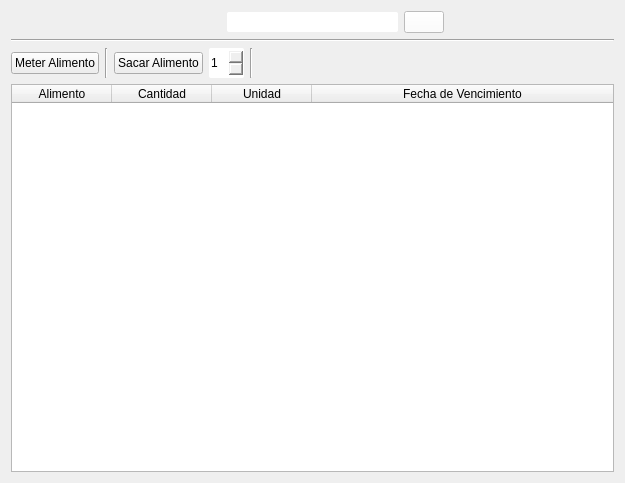
<?xml version="1.0" encoding="UTF-8"?>
<ui version="4.0">
 <class>FoodWidget</class>
 <widget class="QWidget" name="FoodWidget">
  <property name="geometry">
   <rect>
    <x>0</x>
    <y>0</y>
    <width>625</width>
    <height>483</height>
   </rect>
  </property>
  <property name="windowTitle">
   <string>Form</string>
  </property>
  <layout class="QVBoxLayout" name="verticalLayout">
   <item>
    <layout class="QHBoxLayout" name="horizontalLayout">
     <item>
      <widget class="QPushButton" name="homeButton">
       <property name="styleSheet">
        <string notr="true"/>
       </property>
       <property name="text">
        <string/>
       </property>
       <property name="icon">
        <iconset resource="res.qrc">
         <normaloff>:/res/homeicon.png</normaloff>:/res/homeicon.png</iconset>
       </property>
       <property name="iconSize">
        <size>
         <width>60</width>
         <height>60</height>
        </size>
       </property>
       <property name="flat">
        <bool>true</bool>
       </property>
      </widget>
     </item>
     <item>
      <spacer name="horizontalSpacer">
       <property name="orientation">
        <enum>Qt::Horizontal</enum>
       </property>
       <property name="sizeHint" stdset="0">
        <size>
         <width>40</width>
         <height>20</height>
        </size>
       </property>
      </spacer>
     </item>
     <item>
      <widget class="QLineEdit" name="searchLine">
       <property name="minimumSize">
        <size>
         <width>0</width>
         <height>20</height>
        </size>
       </property>
       <property name="styleSheet">
        <string notr="true">border-radius: 2px;</string>
       </property>
      </widget>
     </item>
     <item>
      <widget class="QPushButton" name="searchButton">
       <property name="enabled">
        <bool>true</bool>
       </property>
       <property name="minimumSize">
        <size>
         <width>20</width>
         <height>20</height>
        </size>
       </property>
       <property name="styleSheet">
        <string notr="true">background-color: rgba(255, 255, 255, 230);</string>
       </property>
       <property name="text">
        <string/>
       </property>
       <property name="icon">
        <iconset resource="res.qrc">
         <normaloff>:/res/searchicon.png</normaloff>:/res/searchicon.png</iconset>
       </property>
       <property name="flat">
        <bool>false</bool>
       </property>
      </widget>
     </item>
     <item>
      <spacer name="horizontalSpacer_3">
       <property name="orientation">
        <enum>Qt::Horizontal</enum>
       </property>
       <property name="sizeHint" stdset="0">
        <size>
         <width>40</width>
         <height>20</height>
        </size>
       </property>
      </spacer>
     </item>
    </layout>
   </item>
   <item>
    <widget class="Line" name="line">
     <property name="orientation">
      <enum>Qt::Horizontal</enum>
     </property>
    </widget>
   </item>
   <item>
    <layout class="QHBoxLayout" name="horizontalLayout_2">
     <item>
      <widget class="QPushButton" name="addFoodButton">
       <property name="text">
        <string>Meter Alimento</string>
       </property>
       <property name="icon">
        <iconset resource="res.qrc">
         <normaloff>:/res/insertfridgeicon.png</normaloff>:/res/insertfridgeicon.png</iconset>
       </property>
       <property name="iconSize">
        <size>
         <width>32</width>
         <height>32</height>
        </size>
       </property>
      </widget>
     </item>
     <item>
      <widget class="Line" name="line_2">
       <property name="orientation">
        <enum>Qt::Vertical</enum>
       </property>
      </widget>
     </item>
     <item>
      <widget class="QPushButton" name="removeFoodButton">
       <property name="text">
        <string>Sacar Alimento</string>
       </property>
       <property name="icon">
        <iconset resource="res.qrc">
         <normaloff>:/res/removefridgeicon.png</normaloff>:/res/removefridgeicon.png</iconset>
       </property>
       <property name="iconSize">
        <size>
         <width>32</width>
         <height>32</height>
        </size>
       </property>
      </widget>
     </item>
     <item>
      <widget class="QSpinBox" name="spinBox">
       <property name="minimumSize">
        <size>
         <width>35</width>
         <height>30</height>
        </size>
       </property>
       <property name="styleSheet">
        <string notr="true">border-radius: 2px;</string>
       </property>
       <property name="accelerated">
        <bool>true</bool>
       </property>
       <property name="value">
        <number>1</number>
       </property>
      </widget>
     </item>
     <item>
      <widget class="Line" name="line_3">
       <property name="orientation">
        <enum>Qt::Vertical</enum>
       </property>
      </widget>
     </item>
     <item>
      <spacer name="horizontalSpacer_2">
       <property name="orientation">
        <enum>Qt::Horizontal</enum>
       </property>
       <property name="sizeHint" stdset="0">
        <size>
         <width>40</width>
         <height>20</height>
        </size>
       </property>
      </spacer>
     </item>
    </layout>
   </item>
   <item>
    <widget class="QTableWidget" name="tableWidget">
     <property name="selectionMode">
      <enum>QAbstractItemView::SingleSelection</enum>
     </property>
     <property name="selectionBehavior">
      <enum>QAbstractItemView::SelectRows</enum>
     </property>
     <attribute name="horizontalHeaderStretchLastSection">
      <bool>true</bool>
     </attribute>
     <attribute name="verticalHeaderVisible">
      <bool>false</bool>
     </attribute>
     <column>
      <property name="text">
       <string>Alimento</string>
      </property>
     </column>
     <column>
      <property name="text">
       <string>Cantidad</string>
      </property>
     </column>
     <column>
      <property name="text">
       <string>Unidad</string>
      </property>
     </column>
     <column>
      <property name="text">
       <string>Fecha de Vencimiento</string>
      </property>
     </column>
    </widget>
   </item>
  </layout>
 </widget>
 <resources>
  <include location="res.qrc"/>
 </resources>
 <connections/>
</ui>
